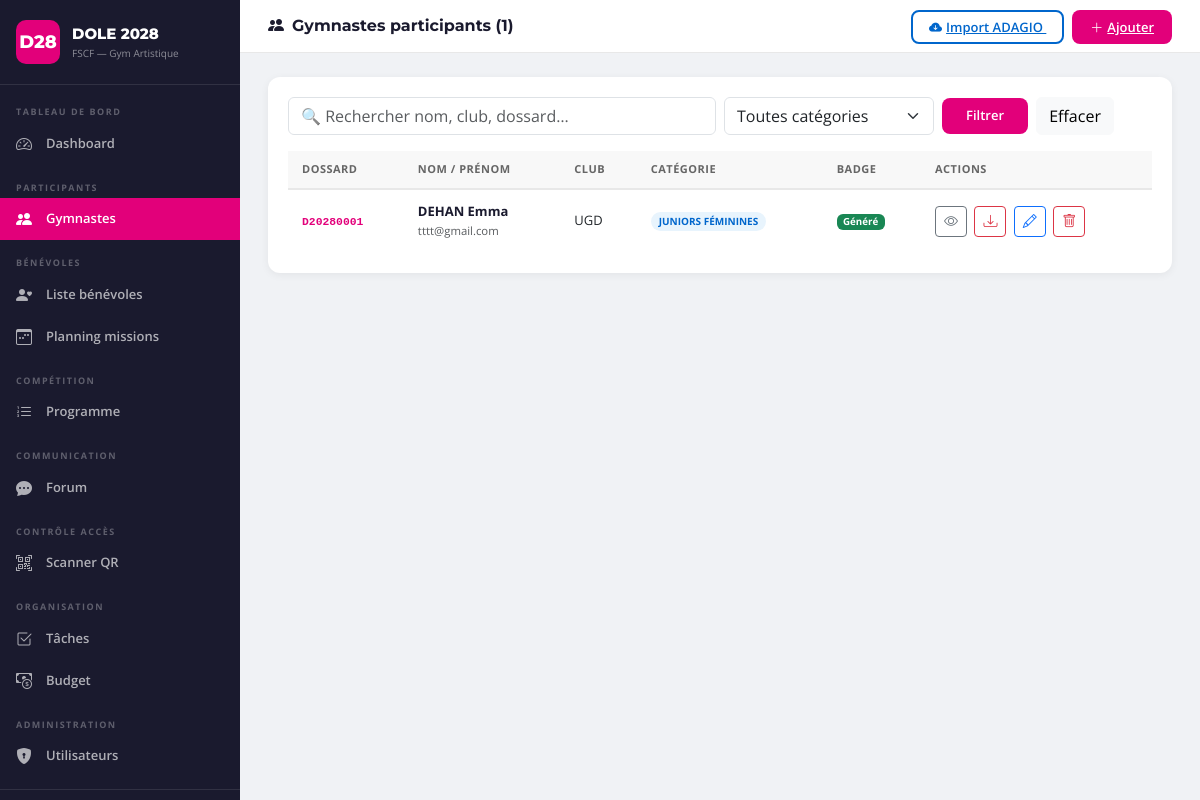
Screenshot of /participants (signed in) with the database file from the repository.
### tables this page shows
CREATE TABLE participants (
            id INTEGER PRIMARY KEY AUTOINCREMENT,
            user_id INTEGER NOT NULL,
            club TEXT NOT NULL,
            region TEXT DEFAULT '',
            categorie TEXT NOT NULL,
            numero_dossard TEXT UNIQUE,
            qr_token TEXT UNIQUE,
            badge_generated INTEGER DEFAULT 0,
            notes TEXT DEFAULT '',
            FOREIGN KEY (user_id) REFERENCES users(id)
        );

CREATE TABLE users (
            id INTEGER PRIMARY KEY AUTOINCREMENT,
            email TEXT UNIQUE NOT NULL,
            password_hash TEXT NOT NULL,
            nom TEXT NOT NULL,
            prenom TEXT NOT NULL,
            role TEXT NOT NULL DEFAULT 'participant',
            created_at TEXT DEFAULT (datetime('now'))
        );

### app.py (the view)
@app.route('/participants')
@login_required
def participants_list():
    conn = get_db()
    q, cat = request.args.get('q',''), request.args.get('cat','')
    sql = 'SELECT p.*,u.nom,u.prenom,u.email FROM participants p JOIN users u ON p.user_id=u.id WHERE 1=1'
    params = []
    if q:
        sql += ' AND (u.nom LIKE ? OR u.prenom LIKE ? OR p.club LIKE ? OR p.numero_dossard LIKE ?)'
        params += [f'%{q}%']*4
    if cat:
        sql += ' AND p.categorie=?'
        params.append(cat)
    sql += ' ORDER BY u.nom,u.prenom'
    items = conn.execute(sql, params).fetchall()
    cats = conn.execute('SELECT DISTINCT categorie FROM participants ORDER BY categorie').fetchall()
    conn.close()
    return render_template('participants_list.html', items=items, cats=cats, q=q, cat=cat)

### app.py (called while the page is built)
def get_db():
    conn = sqlite3.connect(DATABASE)
    conn.row_factory = sqlite3.Row
    return conn

@login_manager.user_loader
def load_user(uid):
    conn = get_db()
    row = conn.execute('SELECT * FROM users WHERE id=?', (uid,)).fetchone()
    conn.close()
    return User(row) if row else None

    @property
    def is_admin(self): return self.role == 'admin'

    @property
    def is_staff(self): return self.role in ('admin', 'responsable')

    @property
    def full_name(self): return f"{self.prenom} {self.nom}"

### templates/participants_list.html (shortened to what this page needs)
{% extends 'base.html' %}
{% block page_title %}<i class="bi bi-people-fill me-2"></i>Gymnastes participants ({{ items|length }}){% endblock %}
{% block topbar_actions %}
{% if current_user.is_admin %}
<a href="{{ url_for('import_adagio') }}" class="btn-fscf-outline me-2" title="Importer depuis ADAGIO" style="border-color:#0066CC;color:#0066CC;">
  <i class="bi bi-cloud-arrow-down-fill me-1"></i>Import ADAGIO
</a>
<a href="{{ url_for('participant_new') }}" class="btn-fscf"><i class="bi bi-plus-lg me-1"></i>Ajouter</a>
{% endif %}
{% endblock %}
{% block content %}
<div class="fscf-card">
  <div class="fscf-card-body">
    <form method="GET" class="row g-2 mb-3">
      <div class="col-md-6">
        <input type="text" name="q" value="{{ q }}" class="form-control" placeholder="🔍 Rechercher nom, club, dossard…">
      </div>
      <div class="col-md-3">
        <select name="cat" class="form-select">
          <option value="">Toutes catégories</option>
        </select>
      </div>
      <div class="col-auto">
        <button type="submit" class="btn-fscf px-4 py-2">Filtrer</button>
        <a href="{{ url_for('participants_list') }}" class="btn btn-light ms-1">Effacer</a>
      </div>
    </form>
    {% if items %}
    <table class="fscf-table">
      <thead><tr>
        <th>Dossard</th><th>Nom / Prénom</th><th>Club</th><th>Catégorie</th><th>Badge</th><th>Actions</th>
      </tr></thead>
      <tbody>
      {% for p in items %}
      <tr>
        <td><code style="color:var(--pink);font-weight:700;">{{ p.numero_dossard }}</code></td>
        <td>
          <a href="{{ url_for('participant_detail', id=p.id) }}" class="text-decoration-none fw-bold" style="color:var(--navy);">
            {{ p.nom }} {{ p.prenom }}
          </a><br>
          <small class="text-muted">{{ p.email }}</small>
        </td>
        <td>{{ p.club }}<br><small class="text-muted">{{ p.region }}</small></td>
        <td><span class="role-badge role-participant">{{ p.categorie }}</span></td>
        <td>
          {% if p.badge_generated %}
            <span class="badge bg-success">Généré</span>
          {% else %}
            <span class="badge bg-secondary">Non</span>
          {% endif %}
        </td>
        <td>
          <a href="{{ url_for('participant_detail', id=p.id) }}" class="btn btn-sm btn-outline-secondary me-1" title="Détail"><i class="bi bi-eye"></i></a>
          <a href="{{ url_for('participant_badge', id=p.id) }}" class="btn btn-sm btn-outline-danger me-1" title="Badge PDF"><i class="bi bi-download"></i></a>
          {% if current_user.is_admin %}
          <a href="{{ url_for('participant_edit', id=p.id) }}" class="btn btn-sm btn-outline-primary me-1" title="Modifier"><i class="bi bi-pencil"></i></a>
          <button class="btn btn-sm btn-outline-danger" title="Supprimer" onclick="deleteParticipant({{ p.id }}, '{{ p.prenom }} {{ p.nom }}')"><i class="bi bi-trash"></i></button>
          {% endif %}
        </td>
      </tr>
      {% endfor %}
      </tbody>
    </table>
    {% else %}
    <div class="text-center py-5 text-muted">
      <i class="bi bi-people fs-1 d-block mb-3"></i>
      <p>Aucun participant trouvé.</p>
      {% if current_user.is_admin %}<a href="{{ url_for('participant_new') }}" class="btn-fscf">Ajouter le premier participant</a>{% endif %}
    </div>
    {% endif %}
  </div>
</div>
{% endblock %}

### static/css/style.css (style rules this page uses)
:root { --pink: #E2007A; --navy: #1a1a2e; --blue: #0066CC; --green: #009944; --sidebar-w: 240px; }
* { box-sizing: border-box; }
body { font-family: 'Open Sans', sans-serif; background: #f0f2f5; margin: 0; }
.fscf-card { background: white; border-radius: 12px; box-shadow: 0 2px 8px rgba(0,0,0,.06); overflow: hidden; }
.fscf-card-body { padding: 20px; }
.btn-fscf { background: var(--pink); color: white; border: none; border-radius: 8px; padding: 8px 18px; font-weight: 600; font-size: 13px; cursor: pointer; transition: background .15s; }
.btn-fscf-outline { background: transparent; color: var(--pink); border: 2px solid var(--pink); border-radius: 8px; padding: 6px 16px; font-weight: 600; font-size: 13px; cursor: pointer; transition: all .15s; }
.role-badge { display: inline-block; padding: 2px 8px; border-radius: 20px; font-size: 10px; font-weight: 700; text-transform: uppercase; }
.role-participant { background: #e8f4fd; color: var(--blue); }
.fscf-table { width: 100%; border-collapse: collapse; font-size: 13px; }
.fscf-table th { background: #f8f8f8; color: #666; font-size: 11px; font-weight: 700; text-transform: uppercase; letter-spacing: .5px; padding: 10px 14px; border-bottom: 2px solid #e8e8e8; }
.fscf-table td { padding: 12px 14px; border-bottom: 1px solid #f0f0f0; vertical-align: middle; }
.fscf-table tr:last-child td { border-bottom: none; }

### rows the page displays
participants: numero_dossard "D20280001", nom "DEHAN", prenom "Emma", email "tttt@gmail.com", club "UGD", categorie "JUNIORS FÉMININES", badge_generated "Généré"

### other values shown
{{ items|length }} "1"
